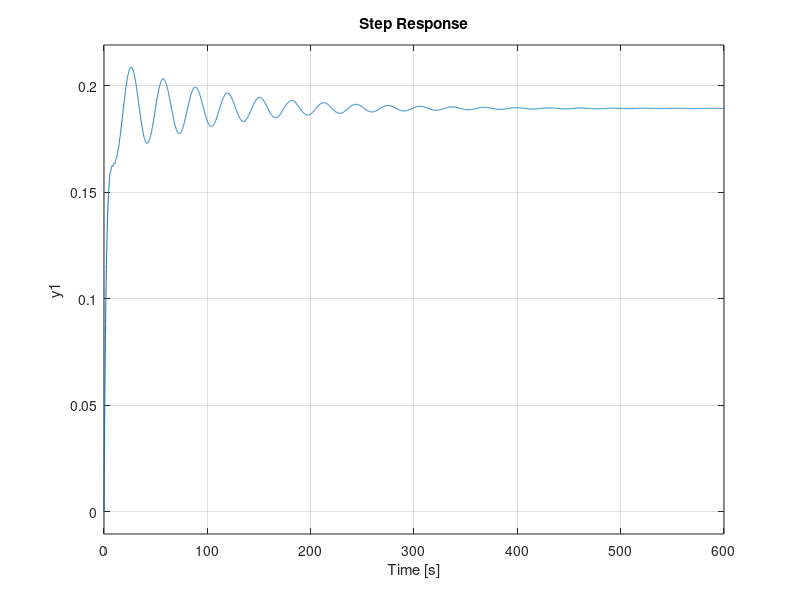

Reproduce this figure in MATLAB. (Note: this script raises an error after producing the figure.)
load statespace_data A B C D

% SISO: only first input, only first column of B
BSISO = B(:,1);
Bd = B(:,3);
DSISO = 0;
CSISO = C(1,:);


sys = -ss(A, BSISO, CSISO, DSISO);

bode(sys)

[b, a] = ss2tf(A, BSISO, CSISO, DSISO);
[bd, ad] = ss2tf(A, Bd, CSISO, DSISO);

Gsiso = -tf(b, a);
Gdisturbed = tf(bd, ad);

step(sys)
stepinfo(sys)

%% Figures
figure
pzmap(Gsiso)
p = pole(Gsiso);
z = zero(Gsiso);

[Gm, Pm, Wcg, Wcp] = margin(Gsiso);
Kp = 0.91;
Ki = 0.28;
Kd = 0;
K = pid(Kp,Ki,Kd);

CL = feedback(K, Gsiso);

pidTuner(Gsiso)

figure
bode(CL)
step(CL)
stepinfo(CL)

%% H infinity

[K, CL, gamma] = hinfsyn(sys, 1, 1);

%% Fixed Structure SISO controller
s = tf('s');
Kp = realp('Kp',1);
Ki = realp('Ki',1);
Kd = realp('Kd',1);
Tf = realp('Tf',1);

Wp_simple = 0.95*(s+0.02*2*pi)/(0.0001*2*pi+s);
C_struct = Kp+Ki/s+(Kd*s)/(Tf*s+1);

% SISO hinfstruct

Wp_siso = Wp_simple;
Wp_siso.u = 'y_act';
Wp_siso.y = 'z1';

G_siso = -1*Gsiso;
G_siso.u = 'u';
G_siso.y = 'y_plant';

C_siso = C_struct;
C_siso.u = 'e';
C_siso.y = 'u';

Sum1 = sumblk('e = w_ref - y_act');
Sum2 = sumblk('y_act = y_plant + y_dist');
Siso_Con = connect(G_siso, Wp_siso, C_siso, Sum1, Sum2, {'w_ref', 'y_dist'} ,{'y_plant', 'z1'});

opt = hinfstructOptions ('Display', 'final', 'RandomStart', 5);
N_siso = hinfstruct(Siso_Con, opt);

% Extract controller gains :
Kp_opt = N_siso.Blocks.Kp.Value;

Ki_opt = N_siso.Blocks.Ki.Value;
Kd_opt = N_siso.Blocks.Kd.Value;
Tf_opt = N_siso.Blocks.Tf.Value;

Kfb_opt = Kp_opt + Ki_opt / s +( Kd_opt * s ) /( Tf_opt * s +1);
